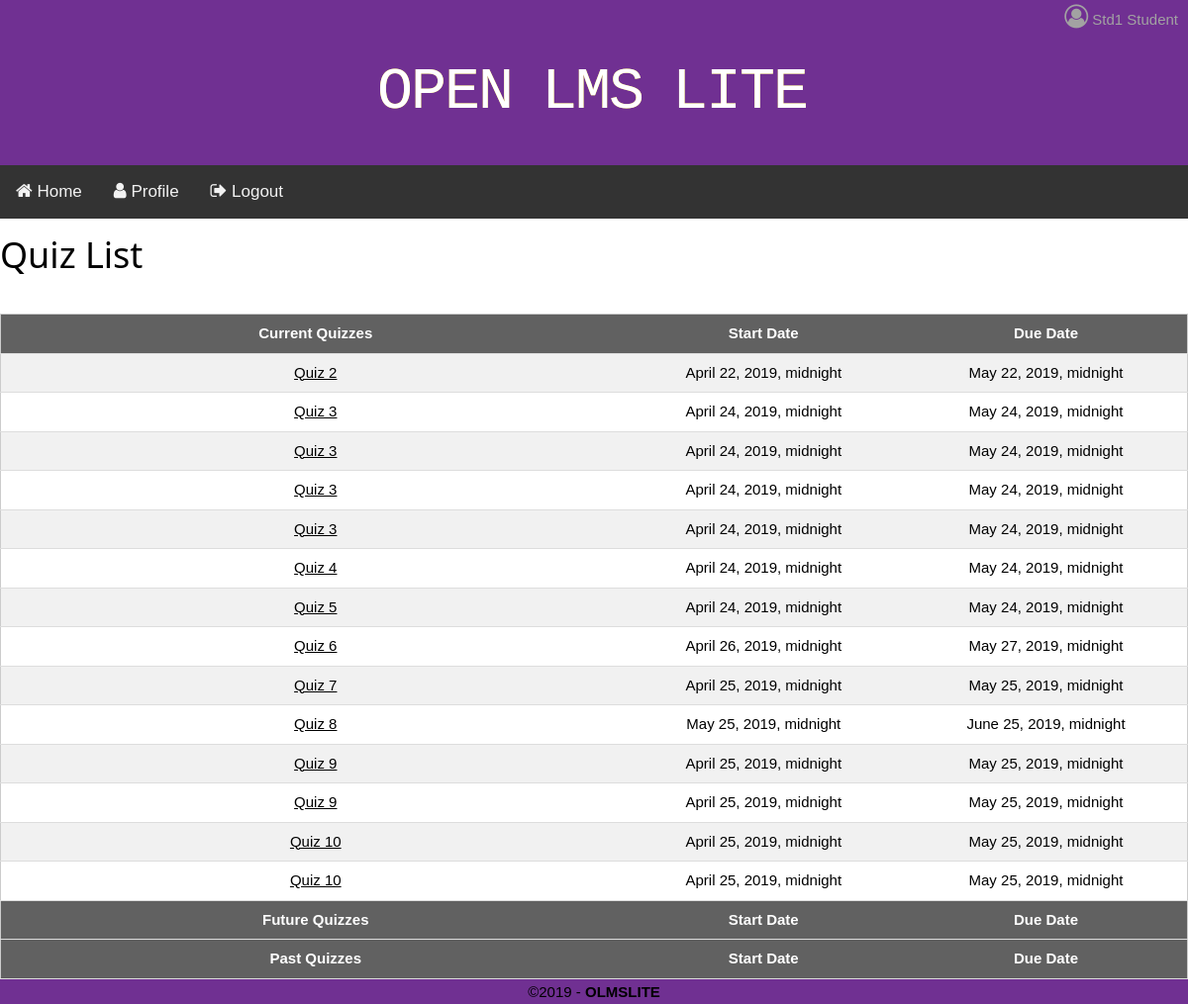
Screenshot of /courses/1/quizzes/ (signed in) with the database file from the repository.
### accounts/models.py (models this page shows, shortened)
class User(AbstractBaseUser):
    email = models.CharField(max_length=255, unique=True)
    first_name = models.CharField(max_length=255, blank=True)
    last_name = models.CharField(max_length=255, blank=True)
    active = models.BooleanField(default=True)
    staff = models.BooleanField(default=False)
    admin = models.BooleanField(default=False)
    courses = models.ManyToManyField('courses.Course')
    profile_photo = models.ImageField(upload_to=photo_upload_address, blank=True)
    USER_TYPE_CHOICES = (
        (2, 'student'),
        (1, 'professor'),
        (0, 'admin'),
    )
    role = models.SmallIntegerField(choices=USER_TYPE_CHOICES, blank=True)
    USERNAME_FIELD = 'email'
    REQUIRED_FIELDS = []
    objects = UserManager()
    @property
    def is_active(self):
        return self.active

### courses/models.py (models this page shows, shortened)
class Assignment(models.Model):
	assignment_name	= models.CharField(max_length=255, blank=True)
	open_date		= models.DateTimeField(blank=True)
	due_date		= models.DateTimeField(blank=True)
	prof			= models.ForeignKey('accounts.Professor', on_delete=models.CASCADE)
	course_id		= models.ForeignKey('courses.Course', on_delete=models.CASCADE)
	TYPE_CHOICES = (
		(2, 'homework'),
		(1, 'survey'),
		(0, 'quiz'),
	)
	type 			= models.SmallIntegerField(choices=TYPE_CHOICES, blank=True)

class Quiz(Assignment):
	grade_viewable = models.BooleanField()
	file = models.FileField(upload_to=quiz_upload_address, blank=True)

class Assignment(models.Model):
	assignment_name	= models.CharField(max_length=255, blank=True)
	open_date		= models.DateTimeField(blank=True)
	due_date		= models.DateTimeField(blank=True)
	prof			= models.ForeignKey('accounts.Professor', on_delete=models.CASCADE)
	course_id		= models.ForeignKey('courses.Course', on_delete=models.CASCADE)
	TYPE_CHOICES = (
		(2, 'homework'),
		(1, 'survey'),
		(0, 'quiz'),
	)
	type 			= models.SmallIntegerField(choices=TYPE_CHOICES, blank=True)

### courses/views.py (the view)
# urls.py: path('courses/<int:cid>/quizzes/',courseView.quiz_list_view, name='quiz_list'),
def quiz_list_view(request, cid):
	context_dict = {}
	course = Course.objects.get(id=cid)
	quizzes = Student.objects.get(id=request.user.id).quizes.all()
	context_dict['quizzes'] = quizzes
	context_dict['course'] = course
	return render(request, 'quiz_list_page.html', context_dict)

### templates/quiz_list_page.html
{% extends 'base.html' %}
{% block content %}
    <h1>Quiz List</h1><br>
    <table class="w3-table-all w3-centered">
    <tbody>
    <tr class="quiztablerow w3-dark-gray">
        <th class="tablerowheader">Current Quizzes</th>
        <th class="tablerowheader">Start Date</th>
        <th class="tablerowheader">Due Date</th>
    </tr>
    {% for Quiz in quizzes %}
        {% if Quiz in course.quizes.all %}
            <tr>
                <td class="cQuizList"><a id = '{{ Quiz.id }}' href="{%  url 'quiz_start' cid=Quiz.course_id.id id=Quiz.id %} ">{{ Quiz.assignment_name }}</a></td>
                <td class="cStartDate">{{ Quiz.open_date }}</td>
                <td class="cDueDate">{{ Quiz.due_date }}</td>
            </tr>
        {% endif %}
    {% endfor %}
    <tr class="quiztablerow w3-dark-gray">
        <th class="tablerowheader">Future Quizzes</th>
        <th class="tablerowheader">Start Date</th>
        <th class="tablerowheader">Due Date</th>
    </tr>
    <tr class="quiztablerow w3-dark-gray">
        <th class="tablerowheader">Past Quizzes</th>
        <th class="tablerowheader">Start Date</th>
        <th class="tablerowheader">Due Date</th>
    </tr>
    </tbody>
    </table>
{% endblock content %}

### templates/base.html (shortened to what this page needs)
{% load static %}
<!doctype html>
<html lang="en-US">
<head>
	<link rel="stylesheet" href="https://cdnjs.cloudflare.com/ajax/libs/font-awesome/4.7.0/css/font-awesome.min.css">
    <link rel="stylesheet" type = "text/css" href="{% static '/css/main.css' %}">
    <link rel="stylesheet" type = "text/css" href="{% static '/css/w3.css' %}">
    <link rel="stylesheet" type = "text/css" href="{% static '/css/logo.css' %}">
</head>
<body>
  <header id="titlebar">
  {% if user.is_authenticated and user.profile_photo.url %}
      <p id="hellomessage"><a href="{% url 'profile' %}"><img src="{{ user.profile_photo.url }}"></a>{{ user.first_name }} {{ user.last_name }}</p>
      {% elif user.is_authenticated %}
      <p id="hellomessage"><a href="{% url 'profile' %}"><i class="fa fa-user-circle-o" style="font-size:24px"></i></a>{{ user.first_name }} {{ user.last_name }}</p>
  {% endif %}
  	<a href={% url 'index' %}>
        <pre class="logo" id="logo"><div class="wrapper" style="width: 34px; height: 90px; top: 0px;"><span class="letter-1">O</span><span class="letter-2">O</span></div><div class="wrapper" style="width: 34px; height: 90px; top: 0px;"><span class="letter-1">P</span><span class="letter-2">P</span></div><div class="wrapper" style="width: 34px; height: 90px; top: 0px;"><span class="letter-1">E</span><span class="letter-2">E</span></div><div class="wrapper" style="width: 34px; height: 90px; top: 0px;"><span class="letter-1">N</span><span class="letter-2">N</span></div><div class="wrapper" style="width: 30px; height: 0px; top: 0px;"></div><div class="wrapper" style="width: 34px; height: 90px; top: 0px;"><span class="letter-1">L</span><span class="letter-2">L</span></div><div class="wrapper" style="width: 34px; height: 90px; top: 0px;"><span class="letter-1">M</span><span class="letter-2">M</span></div><div class="wrapper" style="width: 34px; height: 90px; top: 0px;"><span class="letter-1">S</span><span class="letter-2">S</span></div><div class="wrapper" style="width: 30px; height: 0px; top: 0px;"></div><div class="wrapper" style="width: 34px; height: 90px; top: 0px;"><span class="letter-1">L</span><span class="letter-2">L</span></div><div class="wrapper" style="width: 34px; height: 90px; top: 0px;"><span class="letter-1">I</span><span class="letter-2">I</span></div><div class="wrapper" style="width: 34px; height: 90px; top: 0px;"><span class="letter-1">T</span><span class="letter-2">T</span></div><div class="wrapper" style="width: 34px; height: 90px; top: 0px;"><span class="letter-1">E</span><span class="letter-2">E</span></div></pre>
  {% block navbar %}
    <nav>
       <div class="topnav" id="myTopnav">
       <a href="{% url 'index' %}"><i class="fa fa-home" style="font-size:18px"></i> Home</a>
          <a href="{% url 'profile' %}"><i class="fa fa-user" style="font-size:18px"></i> Profile</a>
          {% if user.is_authenticated %}
              <a href="{% url 'logout' %}"><i class="fa fa-sign-out" style="font-size:18px"></i> Logout</a>
          {% else %}
            <a href="{% url 'login' %}"><i class="fa fa-sign-in" style="font-size:18px"></i> Login</a>
          {% endif %}
      </div>
    </nav>
  {% endblock navbar %}
  </header>
  {% block content %}
  {% endblock content %}
  <footer>
	<div class="copyright">&copy;2019 - <strong>OLMSLITE</strong></div>
  </footer>
</body>
</html>

### static/css/main.css (style rules this page uses)
* { box-sizing: border-box; margin: 0; padding: 0; outline: 0; font-size: 100%; vertical-align: baseline; background: transparent; }
body { margin: 0; font-family: Arial, Helvetica, sans-serif; }
a pre { margin: auto; margin-left: auto; }
footer { text-align: center; height: 25px; line-height: 25px; z-index: -1; bottom: 0; width: 100%; display: block; }
.logo { font-size: 60px; width: fit-content; color: #eaeaea; }
#hellomessage { color: #a2a2a2; text-align: right; padding-right: 10px; }
.topnav { overflow: hidden; background-color: #333; }
.topnav a { float: left; display: block; color: #f2f2f2; text-align: center; padding: 14px 16px; text-decoration: none; font-size: 17px; }
#titlebar { background-color: #703092; text-align: center; }
.copyright { text-align: center; background-color: #703092; height: 25px; line-height: 25px; position: fixed; bottom: 0; width: 100%; display: block; }
p#hellomessage img, p#hellomessage i { width: 40px; height: 40px; border-radius: 50%; margin: 4px; }
.cQuizList { width: 33vw; text-align: center; padding-top: 10px; }
.cStartDate, .cDueDate { width: 15vw; text-align: center; padding-top: 10px; }

### static/css/w3.css (style rules this page uses)
html { box-sizing:border-box }
*,*:before,*:after { box-sizing:inherit }
html { -ms-text-size-adjust:100%;-webkit-text-size-adjust:100% }
body { margin:0 }
article,aside,details,figcaption,figure,footer,header,main,menu,nav,section,summary { display:block }
a { background-color:transparent;-webkit-text-decoration-skip:objects }
code,kbd,pre,samp { font-family:monospace,monospace;font-size:1em }
html,body { font-family:Verdana,sans-serif;font-size:15px;line-height:1.5 }
html { overflow-x:hidden }
h1 { font-size:36px }
h1,h2,h3,h4,h5,h6 { font-family:"Segoe UI",Arial,sans-serif;font-weight:400;margin:10px 0 }
a { color:inherit }
.w3-table,.w3-table-all { border-collapse:collapse;border-spacing:0;width:100%;display:table }
.w3-table-all { border:1px solid #ccc }
.w3-bordered tr,.w3-table-all tr { border-bottom:1px solid #ddd }
.w3-table-all tr:nth-child(odd) { background-color:#fff }
.w3-table-all tr:nth-child(even) { background-color:#f1f1f1 }
.w3-centered tr th,.w3-centered tr td { text-align:center }
.w3-table td,.w3-table th,.w3-table-all td,.w3-table-all th { padding:8px 8px;display:table-cell;text-align:left;vertical-align:top }
.w3-table th:first-child,.w3-table td:first-child,.w3-table-all th:first-child,.w3-table-all td:first-child { padding-left:16px }
.w3-dark-grey,.w3-hover-dark-grey:hover,.w3-dark-gray,.w3-hover-dark-gray:hover { color:#fff!important;background-color:#616161!important }

### static/css/logo.css (style rules this page uses)
#logo .wrapper { display: inline-block; top: -900px; position: relative; width: 90px; transition: ease 0.1s all; }
#logo .wrapper span { position: absolute; top: 0; right: 0; transition: ease 0.1s all; }
#logo .wrapper span.letter-2 { color: rgba(255, 252, 0, 0.84); }
#logo .wrapper span.letter-1 { color: rgb(255, 255, 255); z-index: 1; }

### rows the page displays
User: first_name "Std1", last_name "Student"
Quiz: assignment_name "Quiz 2", open_date "April 22, 2019, midnight", due_date "May 22, 2019, midnight"
Quiz: assignment_name "Quiz 3", open_date "April 24, 2019, midnight", due_date "May 24, 2019, midnight"
Quiz: assignment_name "Quiz 3", open_date "April 24, 2019, midnight", due_date "May 24, 2019, midnight"
Quiz: assignment_name "Quiz 3", open_date "April 24, 2019, midnight", due_date "May 24, 2019, midnight"
Quiz: assignment_name "Quiz 3", open_date "April 24, 2019, midnight", due_date "May 24, 2019, midnight"
Quiz: assignment_name "Quiz 4", open_date "April 24, 2019, midnight", due_date "May 24, 2019, midnight"
Quiz: assignment_name "Quiz 5", open_date "April 24, 2019, midnight", due_date "May 24, 2019, midnight"
Quiz: assignment_name "Quiz 6", open_date "April 26, 2019, midnight", due_date "May 27, 2019, midnight"
Quiz: assignment_name "Quiz 7", open_date "April 25, 2019, midnight", due_date "May 25, 2019, midnight"
Quiz: assignment_name "Quiz 8", open_date "May 25, 2019, midnight", due_date "June 25, 2019, midnight"
Quiz: assignment_name "Quiz 9", open_date "April 25, 2019, midnight", due_date "May 25, 2019, midnight"
Quiz: assignment_name "Quiz 9", open_date "April 25, 2019, midnight", due_date "May 25, 2019, midnight"
Quiz: assignment_name "Quiz 10", open_date "April 25, 2019, midnight", due_date "May 25, 2019, midnight"
Quiz: assignment_name "Quiz 10", open_date "April 25, 2019, midnight", due_date "May 25, 2019, midnight"
